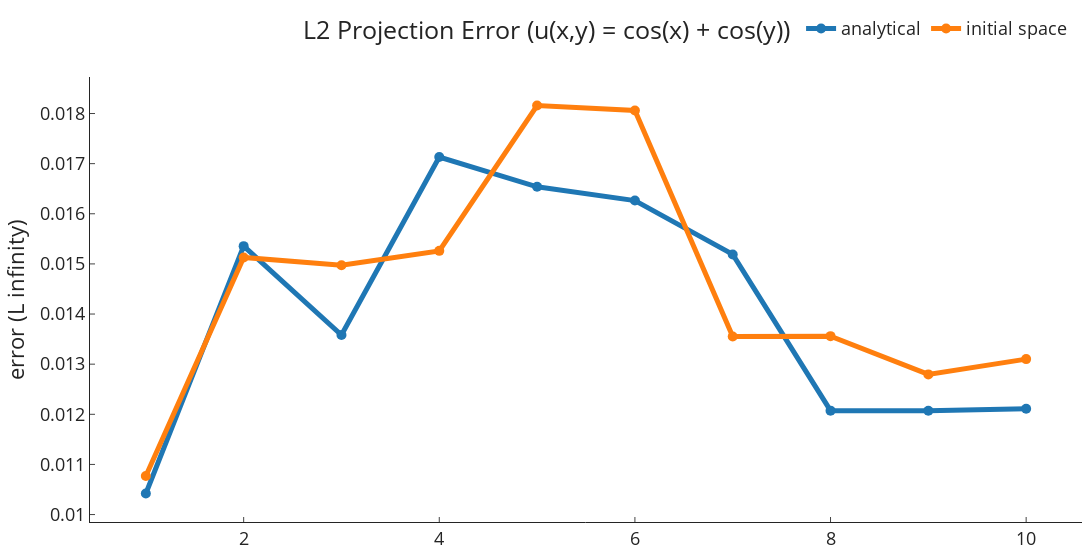

This figure's notebook cell:
### Code cell
fig = go.Figure(data=[
    go.Scatter(x=np.arange(1, 11), y=cos_errors["analytical"], line=dict(width=5), marker=dict(size=10), name="analytical"),
    go.Scatter(x=np.arange(1, 11), y=cos_errors["initial_space"], line=dict(width=5), marker=dict(size=10), name="initial space"),
])
fig.update_layout(
    title=dict(text="L2 Projection Error (u(x,y) = cos(x) + cos(y))", x=0.5),
    **plot_layout
)
fig.show()
fig.write_image("u=cos(x)+cos(y).png")

### Figure 1 — Plotly figure (JSON) as saved in the notebook; plotly's stock layout.template omitted (floating-point values rounded to 4 significant figures)
{"data": [{"line": {"width": 5}, "marker": {"size": 10}, "name": "analytical", "type": "scatter", "x": [1, 2, 3, 4, 5, 6, 7, 8, 9, 10], "y": [0.01042, 0.01535, 0.01358, 0.01713, 0.01654, 0.01626, 0.01519, 0.01207, 0.01207, 0.01211]}, {"line": {"width": 5}, "marker": {"size": 10}, "name": "initial space", "type": "scatter", "x": [1, 2, 3, 4, 5, 6, 7, 8, 9, 10], "y": [0.01077, 0.01513, 0.01497, 0.01526, 0.01816, 0.01806, 0.01355, 0.01356, 0.0128, 0.0131]}], "layout": {"font": {"size": 18}, "legend": {"bgcolor": "rgba(0,0,0,0)", "font": {"size": 18}, "orientation": "h", "x": 0.99, "xanchor": "right", "y": 1.15, "yanchor": "top"}, "margin": {"b": 10, "l": 10, "r": 10, "t": 60}, "title": {"text": "L2 Projection Error (u(x,y) = cos(x) + cos(y))", "x": 0.5}, "width": 1200, "xaxis": {"ticks": "inside"}, "yaxis": {"exponentformat": "power", "ticks": "inside", "title": {"text": "error (L infinity)"}}}}
